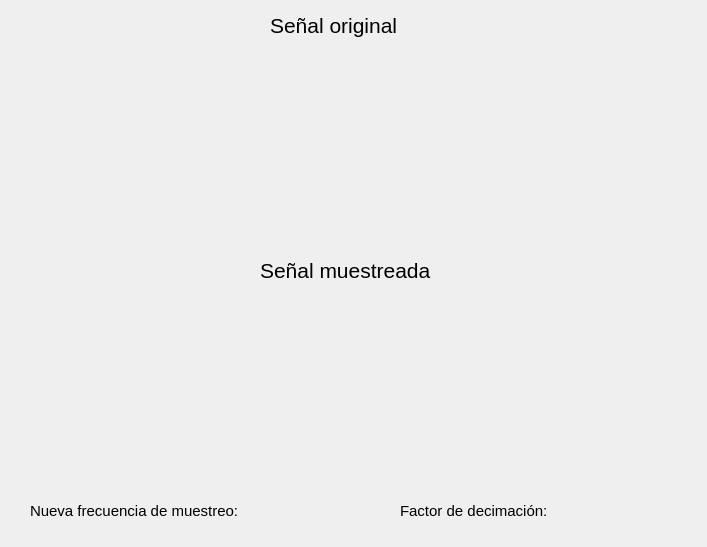
<?xml version="1.0" encoding="UTF-8"?>
<ui version="4.0">
 <class>Graph</class>
 <widget class="QWidget" name="Graph">
  <property name="geometry">
   <rect>
    <x>0</x>
    <y>0</y>
    <width>707</width>
    <height>547</height>
   </rect>
  </property>
  <property name="windowTitle">
   <string>Form</string>
  </property>
  <widget class="QLabel" name="original_signal">
   <property name="geometry">
    <rect>
     <x>20</x>
     <y>50</y>
     <width>641</width>
     <height>181</height>
    </rect>
   </property>
   <property name="text">
    <string/>
   </property>
   <property name="pixmap">
    <pixmap>../../../../Ciclo 2021-2022/Lenguajes de programación/UI/images/logo.png</pixmap>
   </property>
   <property name="scaledContents">
    <bool>true</bool>
   </property>
  </widget>
  <widget class="QLabel" name="label_9">
   <property name="geometry">
    <rect>
     <x>270</x>
     <y>5</y>
     <width>231</width>
     <height>41</height>
    </rect>
   </property>
   <property name="font">
    <font>
     <pointsize>16</pointsize>
     <bold>false</bold>
    </font>
   </property>
   <property name="text">
    <string>Señal original</string>
   </property>
  </widget>
  <widget class="QLabel" name="label_10">
   <property name="geometry">
    <rect>
     <x>260</x>
     <y>250</y>
     <width>231</width>
     <height>41</height>
    </rect>
   </property>
   <property name="font">
    <font>
     <pointsize>16</pointsize>
     <bold>false</bold>
    </font>
   </property>
   <property name="text">
    <string>Señal muestreada</string>
   </property>
  </widget>
  <widget class="QLabel" name="sampled_signal">
   <property name="geometry">
    <rect>
     <x>20</x>
     <y>300</y>
     <width>641</width>
     <height>181</height>
    </rect>
   </property>
   <property name="text">
    <string/>
   </property>
   <property name="pixmap">
    <pixmap>../../../../Ciclo 2021-2022/Lenguajes de programación/UI/images/logo.png</pixmap>
   </property>
   <property name="scaledContents">
    <bool>true</bool>
   </property>
  </widget>
  <widget class="QLabel" name="txtNewSample">
   <property name="geometry">
    <rect>
     <x>30</x>
     <y>490</y>
     <width>301</width>
     <height>41</height>
    </rect>
   </property>
   <property name="font">
    <font>
     <pointsize>11</pointsize>
     <bold>false</bold>
    </font>
   </property>
   <property name="text">
    <string>Nueva frecuencia de muestreo:</string>
   </property>
  </widget>
  <widget class="QLabel" name="decimationFact">
   <property name="geometry">
    <rect>
     <x>400</x>
     <y>490</y>
     <width>301</width>
     <height>41</height>
    </rect>
   </property>
   <property name="font">
    <font>
     <pointsize>11</pointsize>
     <bold>false</bold>
    </font>
   </property>
   <property name="text">
    <string>Factor de decimación:</string>
   </property>
  </widget>
 </widget>
 <resources/>
 <connections/>
</ui>
